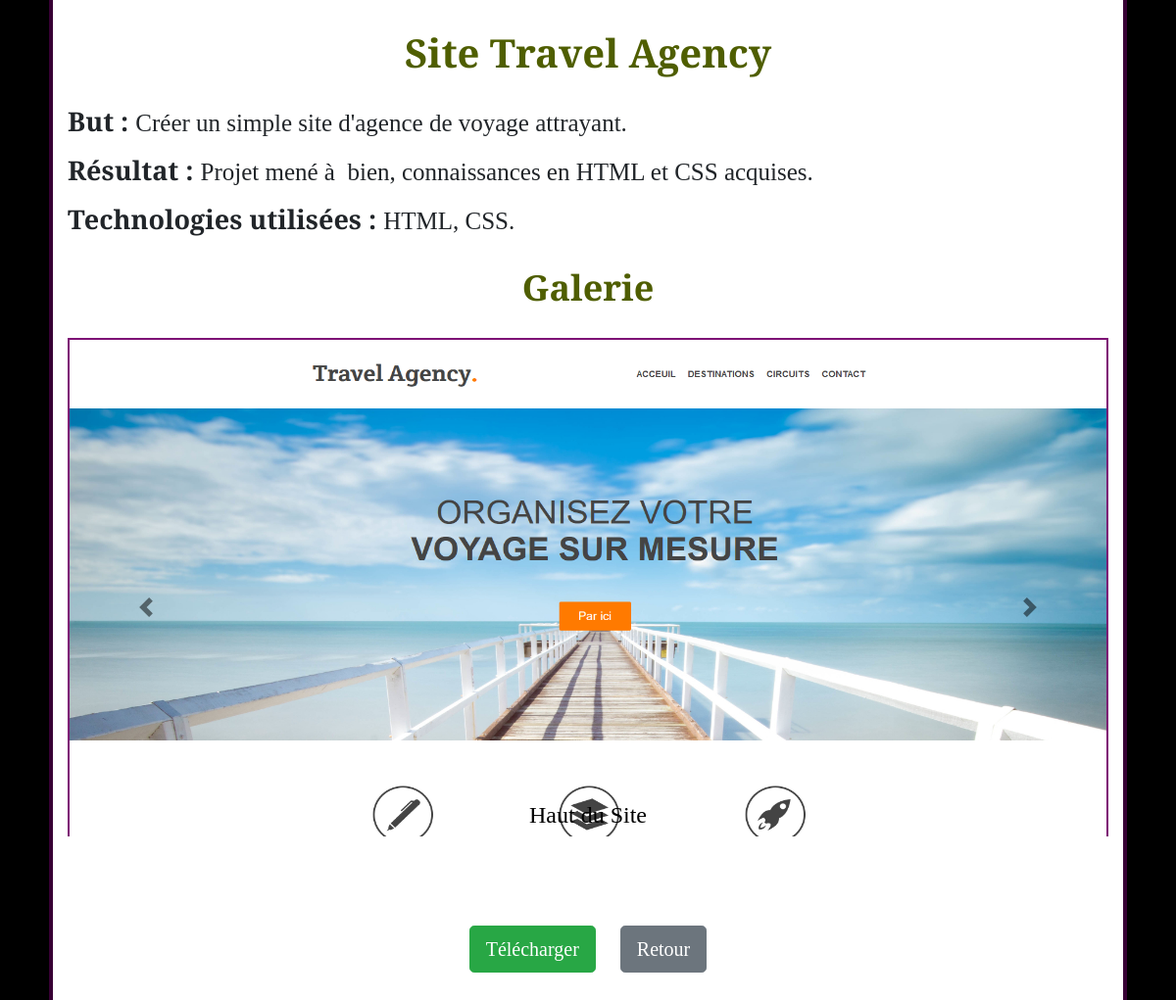
/projets/projet.php?id=1, run on the app's committed database.
### tables this page shows
CREATE TABLE `projets` (
  `id_projet` int(11) NOT NULL,
  `projetTitre` text NOT NULL,
  `projetVignette` text NOT NULL,
  `projetDescription` text NOT NULL,
  `projetBut` text NOT NULL,
  `projetResultat` text NOT NULL,
  `projetTechnos` text NOT NULL,
  `projetGalerieImg1` text NOT NULL,
  `projetGalerieDesc1` text NOT NULL,
  `projetGalerieImg2` text NOT NULL,
  `projetGalerieDesc2` text NOT NULL,
  `projetGalerieImg3` text NOT NULL,
  `projetGalerieDesc3` text NOT NULL,
  `projetTelechargement` text NOT NULL
);

### projets/projet.php (the view, shortened to what this page needs)
<?php
    require "../php/server.php";
    $id = $_GET['id'];
    $statement = $pdo->prepare("SELECT * from projets WHERE id_projet = ?");
    $statement->execute(array($id));
    $projet = $statement->fetch();
    $projetTitre = $projet['projetTitre'];
    $projetBut = $projet['projetBut'];
    $projetResultat = $projet['projetResultat'];
    $projetTechnos = $projet['projetTechnos'];
    $projetGalerieImg1 = $projet['projetGalerieImg1'];
    $projetGalerieDesc1 = $projet['projetGalerieDesc1'];
    $projetTelechargement = $projet['projetTelechargement'];
?>
<!DOCTYPE html>
<html lang="fr">
  <head>
    <link
      rel="stylesheet"
      href="https://stackpath.bootstrapcdn.com/bootstrap/4.1.3/css/bootstrap.min.css"
    />
    <link
      rel="stylesheet"
      href="https://use.fontawesome.com/releases/v5.3.1/css/all.css"
    />
    <link rel="stylesheet" href="projets.css" />
  </head>
  <body>
    <div class="container">
      <?php echo '<h1>' . $projetTitre . '</h1>' ?>
      <?php echo '<p> <span class="importantText">But : </span>' .  $projetBut . '</p>' ?>
      <?php echo '<p><span class="importantText">Résultat : </span>' . $projetResultat . '</p>' ?>
      <?php echo '<p><span class="importantText">Technologies utilisées : </span>' . $projetTechnos . '</p>' ?>
      <h2>Galerie</h2>
      <div id="galerieCarousel" class="carousel slide" data-ride="carousel">
        <ul class="carousel-indicators">
          <li
            data-target="#galerieCarousel"
            data-slide-to="0"
            class="active"
          ></li>
          <li data-target="#galerieCarousel" data-slide-to="1"></li>
          <li data-target="#galerieCarousel" data-slide-to="2"></li>
        </ul>
        <div class="carousel-inner">
          <div class="carousel-item active">
            <?php echo '<img src="projetsImages/' . $projetGalerieImg1 . '" alt="image" class="auto">' ?>
            <div class="carousel-caption">
              <h4><?php echo $projetGalerieDesc1 ?></h4>
            </div>
          </div>
        </div>
        <a
          class="carousel-control-prev"
          href="#galerieCarousel"
          data-slide="prev"
        >
          <span class="carousel-control-prev-icon"> </span>
        </a>
        <a
          class="carousel-control-next"
          href="#galerieCarousel"
          data-slide="next"
        >
          <span class="carousel-control-next-icon"> </span>
        </a>
      </div>
      <div class="flexboxBtnTelechargement">
          <?php echo '<a href="projetsZips/' . $projetTelechargement . '" download="' . $projetTelechargement .'" class="btn-success btn-lg btn">Télécharger</a>'?>
        <a href="../index.php" class="btn-secondary btn-lg btn">Retour</a>
      </div>
    </div>
  </body>
</html>

### projets/projets.css (style rules this page uses)
h1, h2 { color: #4f5e01; text-align: center; margin-bottom: 30px; font-weight: bold; }
h2 { font-size: 36px; margin-top: 30px; }
h3, h4, h5, h6 { color: black; }
img { max-width: 100%; height: auto; }
ul, ol { list-style: none; }
p { font-size: 25px; line-height: 32px; }
.container { max-width: 1100px; background: white; padding-top: 30px; min-height: 970px; padding-bottom: 60px; border-left: 4px solid #370034; border-right: 4px solid #370034; }
body { font-family: "Playfair Display", serif; margin: 0; background: black; background-size: 97%; background-attachment: fixed; }
.importantText { font-size: 27px; font-weight: bold; }
.carousel-item img { width: 100%; max-height: 550px; border: 2px solid #7e1075; }
.carousel-control-next, .carousel-control-prev { filter: invert(100%); }
.flexboxBtnTelechargement { display: flex; justify-content: center; margin-top: 50px; gap: 25px; }

### data on the page
projets: projetTitre "Site Travel Agency", projetBut "Créer un simple site d'agence de voyage attrayant.", projetResultat "Projet mené à bien, connaissances en HTML et CSS acquises.", projetTechnos "HTML, CSS.", projetGalerieImg1 (picture), projetGalerieDesc1 "Haut du Site"
